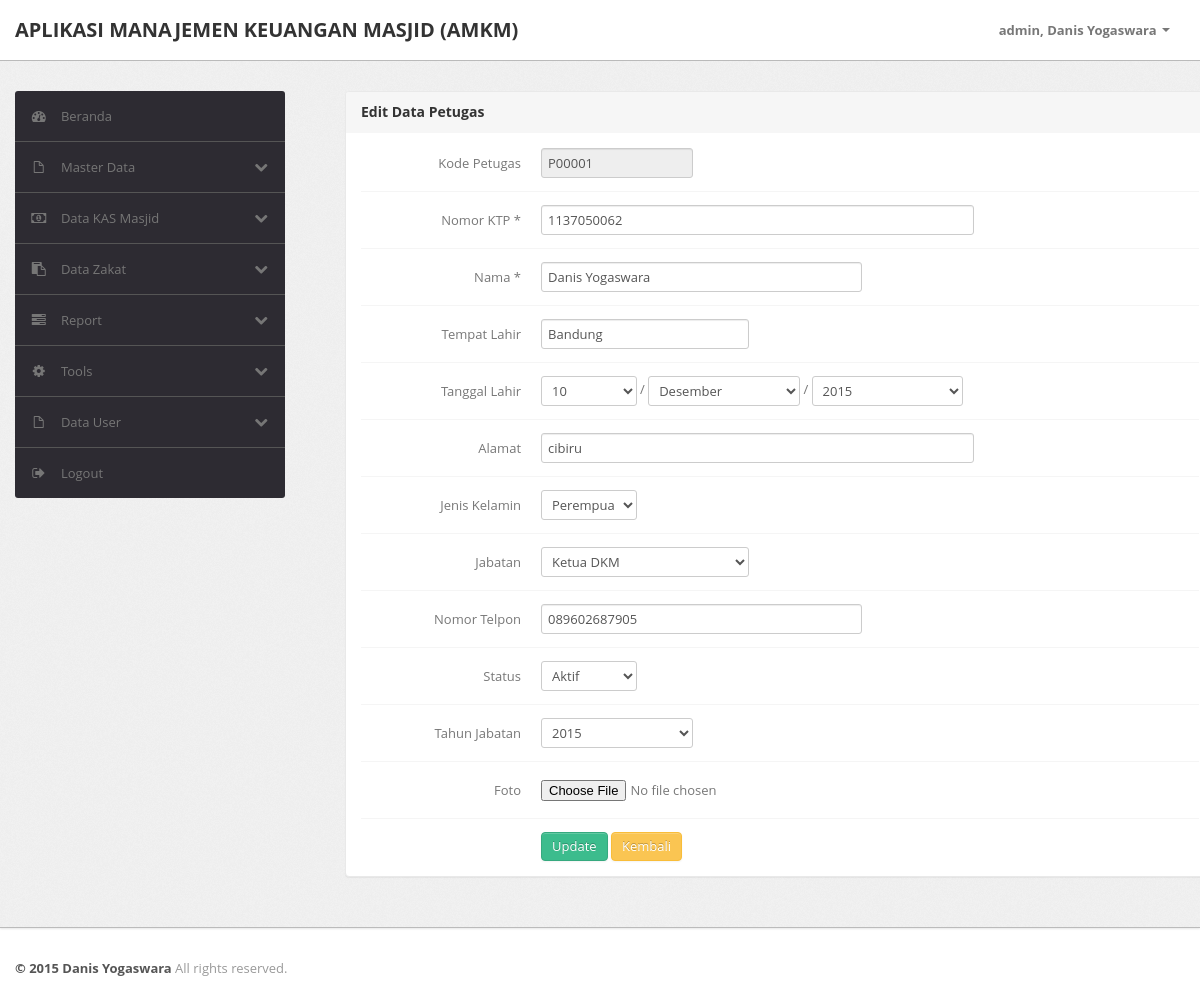
Screenshot of /index.php?page=data_petugas&act=edit_petugas&id=P00001 (signed in) with the database file from the repository.
### tables this page shows
CREATE TABLE IF NOT EXISTS `tbl_petugas` (
  `kd_petugas` varchar(10) NOT NULL,
  `no_ktp` varchar(20) NOT NULL,
  `nm_petugas` varchar(25) NOT NULL,
  `tmpt_lahir` varchar(20) NOT NULL,
  `tgl_lahir` date NOT NULL,
  `alamat` text NOT NULL,
  `jk` varchar(20) NOT NULL,
  `jabatan` varchar(20) NOT NULL,
  `no_telpon` varchar(15) NOT NULL,
  `status` varchar(15) NOT NULL,
  `thn_jabatan` varchar(5) NOT NULL,
  `foto` varchar(225) NOT NULL
);

### model/modelPetugas.php (called while the page is built, shortened)
<?php
	class modelPetugas{
		public function execute($query){
			return mysql_query($query);
		}
		public function fetch($var){
			return mysql_fetch_array($var);
		}
		public function selectJabatan(){
			$query = "select * from tbl_struk_jabatan";
			return $this->execute($query);
		}
		public function select($id){
			$query = "SELECT * FROM tbl_petugas WHERE kd_petugas = '$id'";
			return $this->execute($query);
		}
	}
?>

### view/data_petugas/edit_petugas.php (the view, shortened to what this page needs)
<div class="span9">
	<div class="content">
		<div class="module">
			<div class="module-head">
				<h3>Edit Data Petugas</h3>
			</div>
		<div class="module-body">
			<form class="form-horizontal row-fluid" method="POST">
				<div class="control-group">
					<label class="control-label" for="basicinput">Kode Petugas</label>
					<div class="controls">
						<input type="text" id="basicinput"  name="kd_petugas" value="<?=$row['kd_petugas']?>" class="span3" readonly="readonly">
					</div>
				</div>
				<div class="control-group">
					<label class="control-label" for="basicinput">Nomor KTP *</label>
					<div class="controls">
						<input data-title="A tooltip for the input" name="no_ktp" type="text" value="<?=$row['no_ktp']?>" data-original-title="" class="span8 tip" onkeyup="validasiAngka(this);" onblur="validasi_numstring(this);">
					</div>
				</div>
				<div class="control-group">
					<label class="control-label" for="basicinput">Nama *</label>
					<div class="controls">
						<input data-title="A tooltip for the input" name="nm_petugas" type="text" value="<?=$row['nm_petugas']?>" data-original-title="" class="span6 tip">
					</div>
				</div>
				<div class="control-group">
					<label class="control-label" for="basicinput">Tempat Lahir</label>
					<div class="controls">
						<input data-title="A tooltip for the input" name="tmpt_lahir" type="text" value="<?=$row['tmpt_lahir']?>" data-original-title="" class="span4 tip">
					</div>
				</div>
				<div class="control-group">
					<label class="control-label" for="basicinput">Tanggal Lahir</label>
					<div class="controls">
						<select name="tgl" class="span2">
					   	</select> /
					   	<select name="bln" class="span3">
					   	</select> /
					   	<select name="thn" class="span3">
					   	</select>
					</div>
				</div>
				<div class="control-group">
					<label class="control-label" for="basicinput">Alamat</label>
					<div class="controls">
						<input class="span8" type="text" value="<?=$row['alamat']?>" name="alamat">
					</div>
				</div>
				<div class="control-group">
					<label class="control-label" for="basicinput">Jenis Kelamin</label>
					<div class="controls">
						<select tabindex="1" data-placeholder="-- Pilih --" class="span2" name="jk">
							<option value="Perempuan" <?php if($row['jk'] == 'Perempuan'){echo "selected";}?>>Perempuan</option>
						</select>
						</div>
				</div>
				<div class="control-group">
					<label class="control-label" for="basicinput">Jabatan</label>
					<div class="controls">
							<select tabindex="1" class="span4" name="jabatan">
								<?php while($row2 = $this->model->fetch($jab)){
								?>
									<option value="<?php echo $row2['kd_jab'];?>"><?php echo $row2['nm_jab'];?></option>
								<?php }?>
							</select>
					</div>
				</div>
				<div class="control-group">
					<label class="control-label" for="basicinput">Nomor Telpon</label>
					<div class="controls">
						<input name="no_telpon" type="text" value="<?=$row['no_telpon']?>" class="span6 tip">
					</div>
				</div>
				<div class="control-group">
					<label class="control-label" for="basicinput">Status</label>
					<div class="controls">
						<select tabindex="1" class="span2" name="status">
							<option value="Aktif">Aktif</option>
						</select>
					</div>
				</div>
				<div class="control-group">
					<label class="control-label" for="basicinput">Tahun Jabatan</label>
					<div class="controls">
						<select tabindex="1" class="span3" name="thn_jabatan">
							<?php for($i=date('Y');$i>=date('Y')-32;$i-=1){
								echo "<option value='$i'> $i </option>";
								}
							?>
						</select>
					</div>
				</div>
				<div class="control-group">
					<label class="control-label" for="basicinput">Foto</label>
					<div class="controls">
						<input data-title="A tooltip for the input" name="foto" type="file" data-original-title="" class="span6 tip">
					</div>
				</div>
				<div class="control-group">
					<div class="controls">
						<input type="submit" name="tambah" class="btn btn-success" value="Update">
							<a href="?page=data_petugas" class="btn btn-warning">Kembali</a>
					</div>
				</div>
				</form>
			</div>
		</div>
	</div>
</div>

### rows the page displays
tbl_petugas: kd_petugas "P00001", no_ktp "1137050062", nm_petugas "Danis Yogaswara", tmpt_lahir "Bandung", alamat "cibiru", jk "Perempuan", no_telpon "089602687905"

### other values shown
$_SESSION['level'] "admin"
$_SESSION['nama'] "Danis Yogaswara"
form field tgl "10"
form field bln "Desember"
form field thn "2015"
form field jabatan "Ketua DKM"
form field thn_jabatan "2015"
